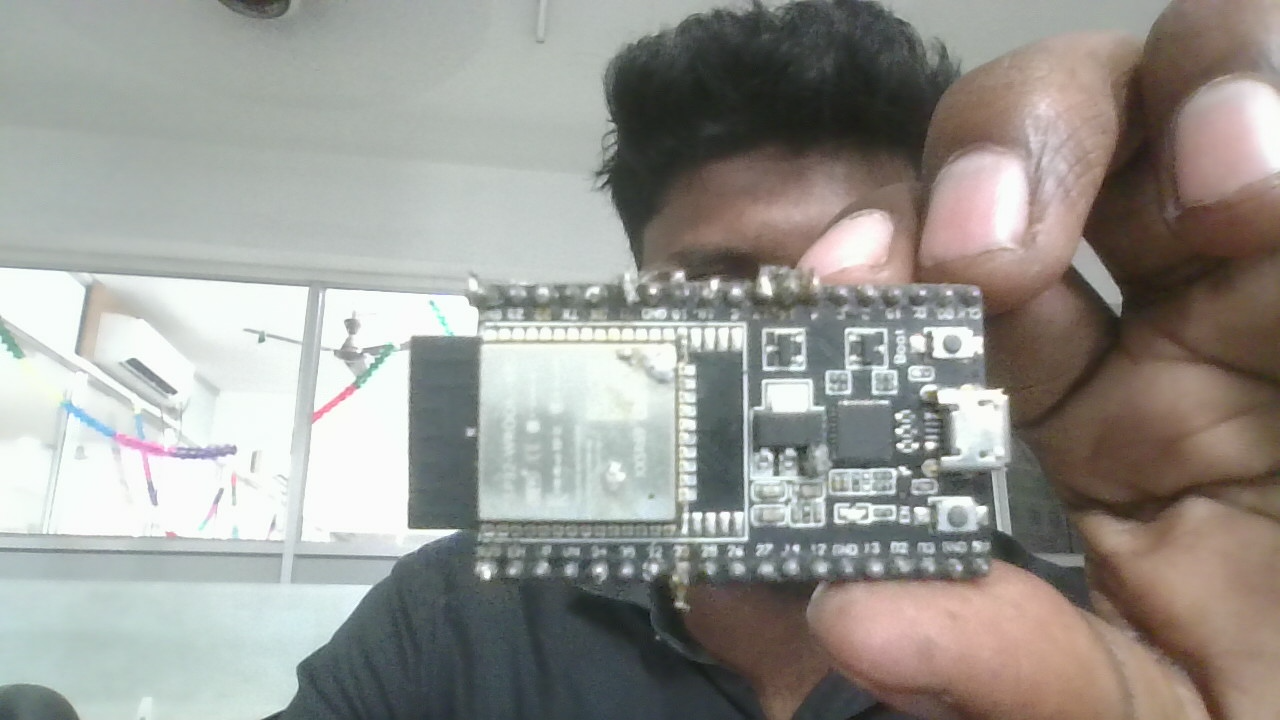
#> input picture captured_images/pcb_20260806_120700.png, 1280 x 720 px; its folder holds only this picture in this run
$ python process_pcb_test.py
#> lines starting #> are read from the running program, lines starting #| are printed output that depends on the picture; after the words box and inside, x2 and y2 are one past the last pixel; in counts of white or black regions, pixels touching at a corner belong together
import cv2
import numpy as np
from pathlib import Path

PROJECT_ROOT = Path(__file__).resolve().parent.parent
CAPTURE_DIR = PROJECT_ROOT / "captured_images"
OUTPUT_DIR = PROJECT_ROOT / "output" / "processed"
OUTPUT_DIR.mkdir(parents=True, exist_ok=True)

def order_points(pts):
    """Order coordinates as: top-left, top-right, bottom-right, bottom-left"""
    rect = np.zeros((4, 2), dtype="float32")
    s = pts.sum(axis=1)
    rect[0] = pts[np.argmin(s)]
    rect[2] = pts[np.argmax(s)]
    diff = np.diff(pts, axis=1)
    rect[1] = pts[np.argmin(diff)]
    rect[3] = pts[np.argmax(diff)]
    return rect

def crop_and_warp_pcb(image_path, output_size=640):
    """Detects PCB, warps perspective to a square, and binarizes it."""
#> called with output_size = 640
    # Read the image
    img = cv2.imread(str(image_path))
#> img is the input picture: shape (720, 1280, 3); mean B, G, R 145.9, 151.1, 152.5
    if img is None:
        print(f"Failed to load image: {image_path}")
        return None, None

    orig = img.copy()

    # Step 1: Pre-processing for contour detection
    gray = cv2.cvtColor(img, cv2.COLOR_BGR2GRAY)
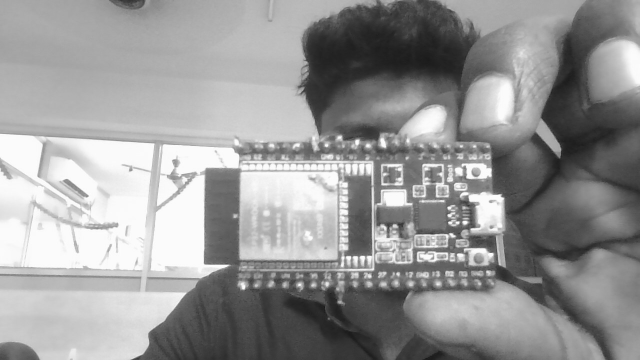
#> gray: shape (720, 1280) (shown at 1/2 size); min 17, max 255, mean 150.8
    blurred = cv2.GaussianBlur(gray, (5, 5), 0)

    # Edge detection or adaptive thresholding
    # Depending on background, cv2.Canny or thresholding works best
    edged = cv2.Canny(blurred, 50, 150)
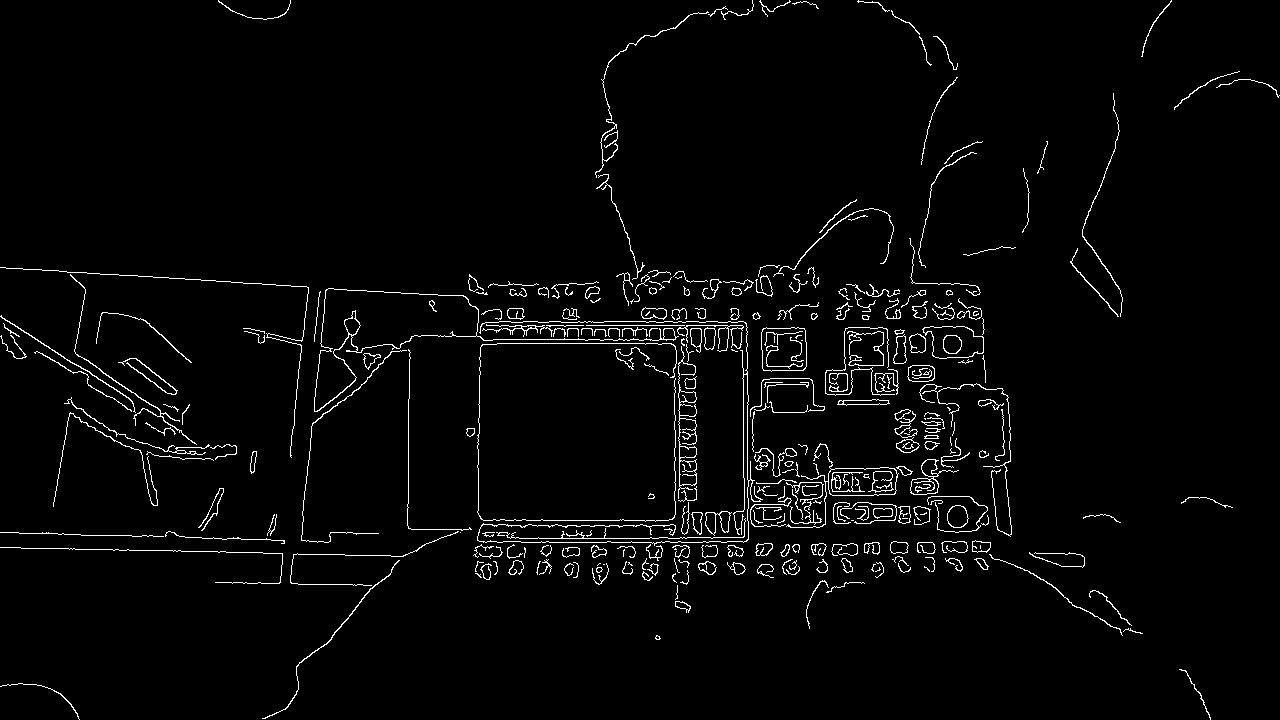
#> edged: shape (720, 1280); 2.7% white in thin lines or dots

    # Step 2: Find contours
    contours, _ = cv2.findContours(edged.copy(), cv2.RETR_EXTERNAL, cv2.CHAIN_APPROX_SIMPLE)
#> contours = 302 contours, 212 with area under 20; largest, box (x1, y1, x2, y2) and area: (314, 288, 679, 412) 9104, (761, 327, 807, 372) 1852, (786, 443, 899, 528) 1824, (922, 326, 984, 359) 1448, (678, 346, 697, 499) 782

    pcb_contour = None
    max_area = 0

    # Find the largest rectangular-ish contour
    for c in contours:
        area = cv2.contourArea(c)
        if area > 10000:  # Minimum area threshold
            peri = cv2.arcLength(c, True)
            approx = cv2.approxPolyDP(c, 0.02 * peri, True)

            # If the contour has 4 points, it's likely our rectangular PCB
            if len(approx) == 4:
                if area > max_area:
                    pcb_contour = approx
                    max_area = area
#> this loop made 302 passes
#> area on passes 1, 2, 5: 21.5, 22, 84
#> after the loop, max_area = 0

    # Fallback: if no 4-point contour is found, use the largest bounding box
    if pcb_contour is None and len(contours) > 0:
        print("Warning: Could not detect 4-corner contour. Falling back to largest bounding box.")
        largest = max(contours, key=cv2.contourArea)
#> largest = contour of 292 points, box (x1, y1, x2, y2) (314, 288, 679, 412), area 9104
        x, y, w, h = cv2.boundingRect(largest)
#> x = 314; y = 288; w = 365; h = 124
        pts = np.array([[x, y], [x + w, y], [x + w, y + h], [x, y + h]])
#> pts = [[314, 288], [679, 288], [679, 412], [314, 412]]
        pcb_contour = pts.reshape(-1, 1, 2)
#> pcb_contour = [[314, 288], [679, 288], [679, 412], [314, 412]]

    if pcb_contour is None:
        print("Error: No PCB contour found.")
        return None, None

    # Step 3: Perspective Warp
    pts = pcb_contour.reshape(4, 2)
    rect = order_points(pts)
#> in order_points, `s = pts.sum(axis=1)`: s = [602, 967, 1091, 726]
#> in order_points, `diff = np.diff(pts, axis=1)`: diff = [-26, -391, -267, 98]
#> rect = [[314, 288], [679, 288], [679, 412], [314, 412]]
    (tl, tr, br, bl) = rect
#> tl = [314, 288]; tr = [679, 288]; br = [679, 412]; bl = [314, 412]

    # Compute width and height of new image
    widthA = np.sqrt(((br[0] - bl[0]) ** 2) + ((br[1] - bl[1]) ** 2))
#> widthA = 365
    widthB = np.sqrt(((tr[0] - tl[0]) ** 2) + ((tr[1] - tl[1]) ** 2))
#> widthB = 365
    maxWidth = max(int(widthA), int(widthB))
#> maxWidth = 365

    heightA = np.sqrt(((tr[0] - br[0]) ** 2) + ((tr[1] - br[1]) ** 2))
#> heightA = 124
    heightB = np.sqrt(((tl[0] - bl[0]) ** 2) + ((tl[1] - bl[1]) ** 2))
#> heightB = 124
    maxHeight = max(int(heightA), int(heightB))
#> maxHeight = 124

    # Warp to a square destination
    dst = np.array([
        [0, 0],
        [output_size - 1, 0],
        [output_size - 1, output_size - 1],
        [0, output_size - 1]
    ], dtype="float32")

    M = cv2.getPerspectiveTransform(rect, dst)
#> M = [[1.75, 1.71e-16, -549.7], [-6.7e-16, 5.15, -1484.1], [-1.22e-18, -3.59e-19, 1]]
    warped = cv2.warpPerspective(orig, M, (output_size, output_size))
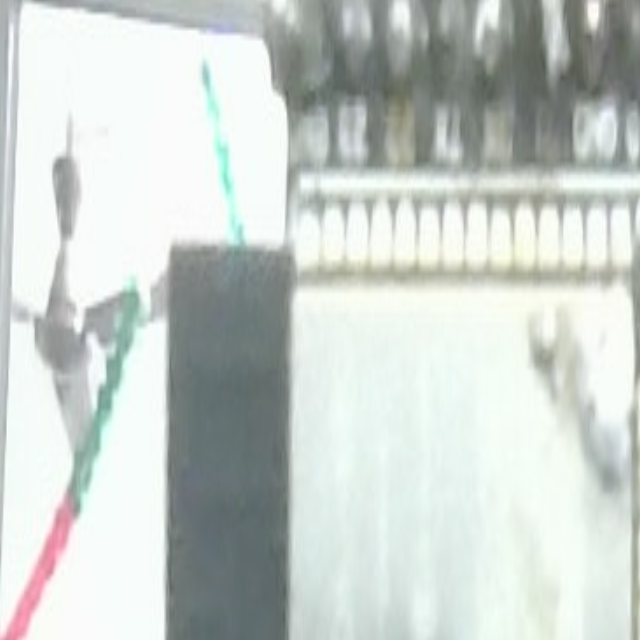
#> warped: shape (640, 640, 3); mean B, G, R 204, 208.3, 201.2

    # Step 4: Binarization (Convert warped color image to black and white)
    warped_gray = cv2.cvtColor(warped, cv2.COLOR_BGR2GRAY)
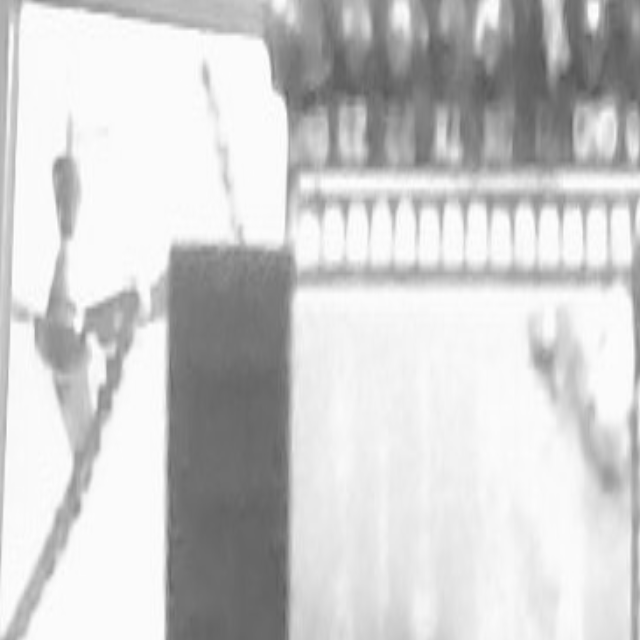
#> warped_gray: shape (640, 640); min 88, max 255, mean 205.6

    # Use Otsu's thresholding or Adaptive thresholding
    # DeepPCB uses binary thresholding where background is black, traces are white (or vice versa)
    # Let's apply Otsu thresholding
    _, binarized = cv2.threshold(warped_gray, 0, 255, cv2.THRESH_BINARY + cv2.THRESH_OTSU)
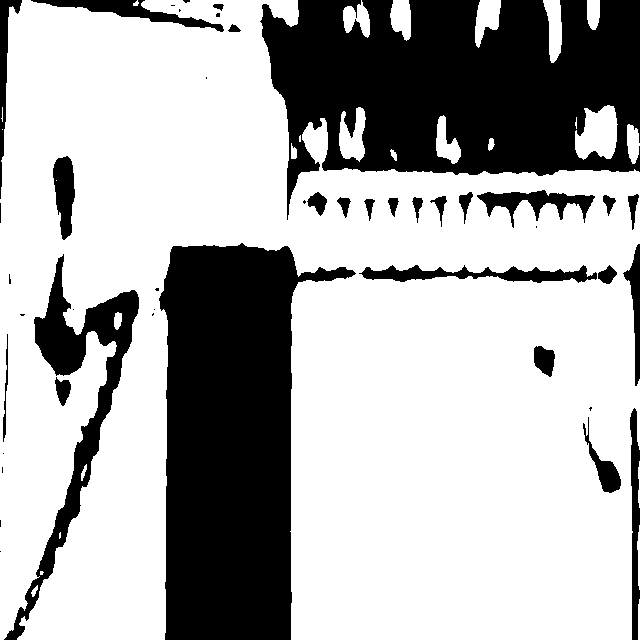
#> binarized: shape (640, 640); 68.9% white; 45 black regions (18 under 20 px), largest, box (x1, y1, x2, y2) and area: (260, 0, 640, 220) 54214, (159, 243, 356, 640) 49797, (4, 254, 139, 640) 9140

    # Optional: invert binary image if background of DeepPCB is black and captured is white (or vice versa)
    # Check if we need to invert based on trace characteristics
    # For now, let's keep standard thresholding

    return warped, binarized

def main():
    # Find any captured image to test
    captured_files = list(CAPTURE_DIR.glob("*.png"))
    if not captured_files:
        print(f"No captured images found in {CAPTURE_DIR}")
        return

    test_img = captured_files[0]
    print(f"Processing test image: {test_img.name}")

    warped, binarized = crop_and_warp_pcb(test_img)

    if warped is not None:
        warped_path = OUTPUT_DIR / "warped_color.png"
        binarized_path = OUTPUT_DIR / "binarized_640.png"

        cv2.imwrite(str(warped_path), warped)
        cv2.imwrite(str(binarized_path), binarized)
        print(f"Processed images saved to {OUTPUT_DIR}")

        # Load YOLO model and run inference on the binarized image
        model_path = PROJECT_ROOT / "output" / "training" / "pcb_defect_yolov8n" / "weights" / "best.pt"
        if not model_path.exists():
            print(f"YOLO model weights not found at {model_path}")
            print("Please make sure you have trained a model or placed weights there.")
            return

        print(f"Loading YOLO model from {model_path.name}...")
        model = YOLO(str(model_path))

        # YOLO prediction on binarized image
        # DeepPCB binary images are grayscale, but YOLOv8 expects 3 channels.
        # cv2.threshold outputs single channel. We need to convert it to 3-channel (BGR) for YOLO.
        binarized_3ch = cv2.cvtColor(binarized, cv2.COLOR_GRAY2BGR)
        binarized_3ch_path = OUTPUT_DIR / "binarized_640_3ch.png"
        cv2.imwrite(str(binarized_3ch_path), binarized_3ch)

        results = model.predict(
            source=str(binarized_3ch_path),
            imgsz=640,
            conf=0.25,
            save=True,
            project=str(OUTPUT_DIR),
            name="inference_results",
            exist_ok=True
        )

        # Parse detections
        detections = []
        for result in results:
            names = result.names
            for box in result.boxes:
                cls = int(box.cls[0])
                conf = float(box.conf[0])
                detections.append({
                    "class": names[cls],
                    "confidence": round(conf, 3)
                })

        print("\n========== Detection Results on Preprocessed Crop ==========")
        print(f"Total defects detected: {len(detections)}")
        for d in detections:
            print(f"- {d['class']} (confidence: {d['confidence']})")
        print("=============================================================")
        print(f"Visualized predictions saved in {OUTPUT_DIR}/inference_results")

    else:
        print("Processing failed.")

if __name__ == "__main__":
    from ultralytics import YOLO
    main()

$ run again, on captured_images/pcb_20260806_120829.png
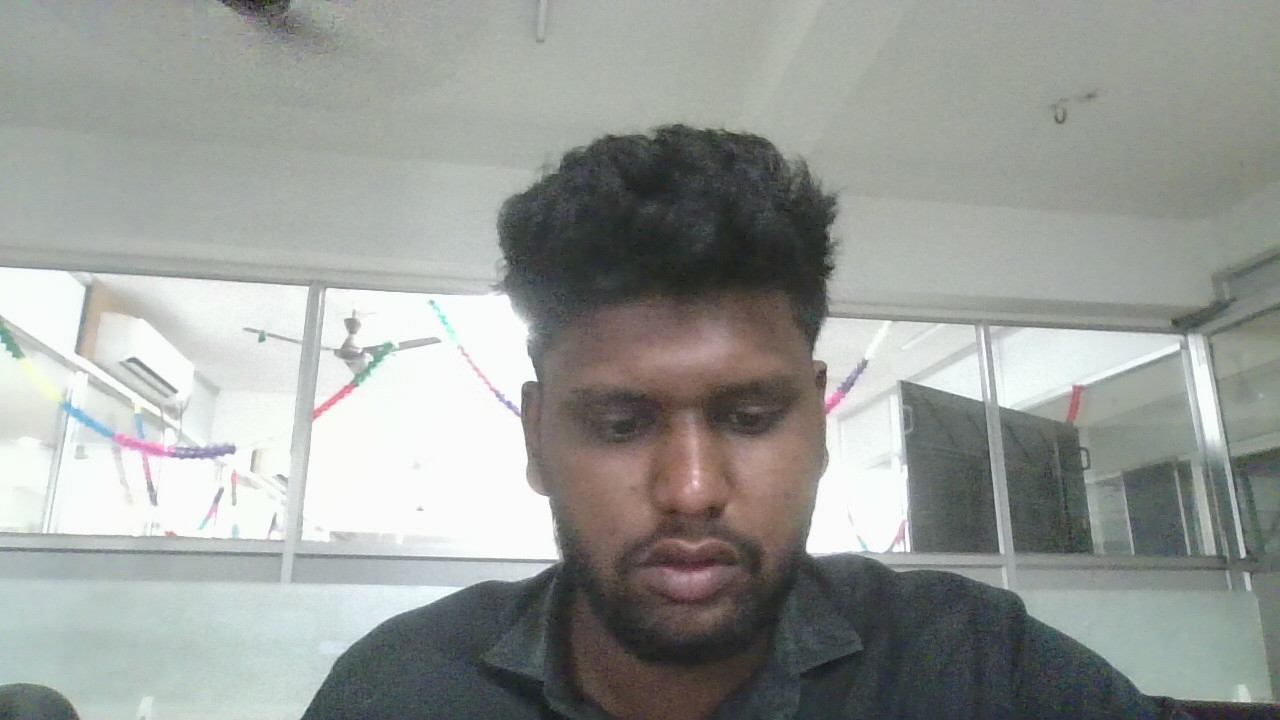
#> input picture captured_images/pcb_20260806_120829.png, 1280 x 720 px
#> in crop_and_warp_pcb, img is the input picture: shape (720, 1280, 3); mean B, G, R 151.9, 155.8, 152.4
#> in crop_and_warp_pcb, `edged = cv2.Canny(blurred, 50, 150)`:
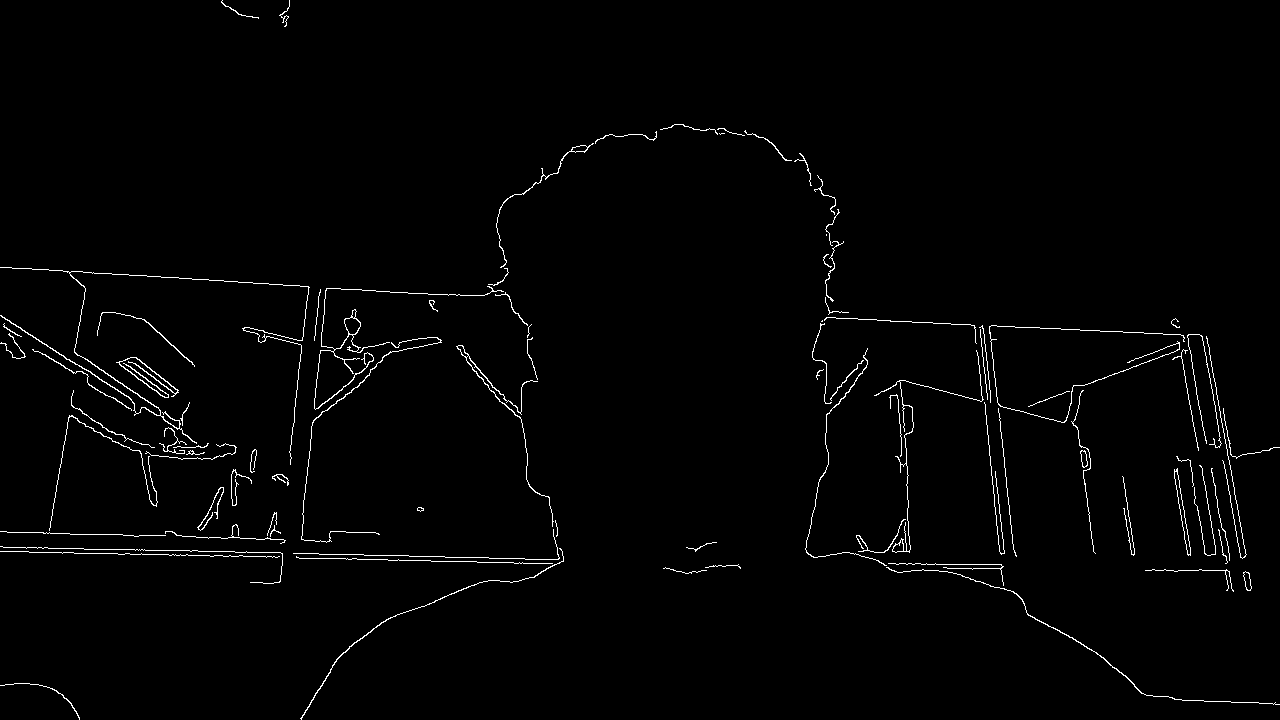
#> edged: shape (720, 1280); 1.5% white in thin lines or dots
#> contours = 88 contours, 64 with area under 20; largest, box (x1, y1, x2, y2) and area: (314, 286, 504, 410) 326, (1174, 468, 1191, 556) 299, (0, 267, 310, 465) 206, (456, 345, 554, 527) 152, (116, 357, 179, 398) 133
#> the loop in crop_and_warp_pcb, `for c in contours:` made 88 passes
#> area on passes 1, 2, 4, 10, 19, 22, 27, 30: 21.5, 95, 95.5, 107.5, 30.5, 40, 299, 80.5
#> after the loop in crop_and_warp_pcb, `for c in contours:`: max_area = 0
#> largest = contour of 433 points, box (x1, y1, x2, y2) (314, 286, 504, 410), area 326
#> x = 314; y = 286; w = 190; h = 124
#> pts = [[314, 286], [504, 286], [504, 410], [314, 410]]
#> s = [600, 790, 914, 724]
#> diff = [-28, -218, -94, 96]
#> rect = [[314, 286], [504, 286], [504, 410], [314, 410]]
#> tl = [314, 286]; tr = [504, 286]; br = [504, 410]; bl = [314, 410]
#> widthA = 190
#> heightA = 124
#> M = [[3.36, 6.9e-17, -1056], [0, 5.15, -1473.8], [-4.3e-35, 3.59e-19, 1]]
#> in crop_and_warp_pcb, `_, binarized = cv2.threshold(warped_gray, 0, 255, cv2.THRESH_BINARY + ..`:
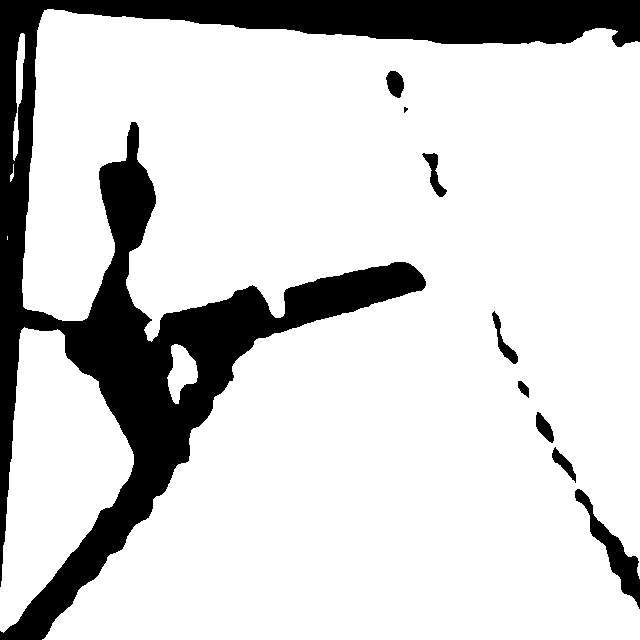
#> binarized: shape (640, 640); 82.2% white; 9 black regions (1 under 20 px), largest, box (x1, y1, x2, y2) and area: (0, 0, 640, 640) 69335, (575, 489, 640, 609) 1836, (422, 153, 447, 197) 393
